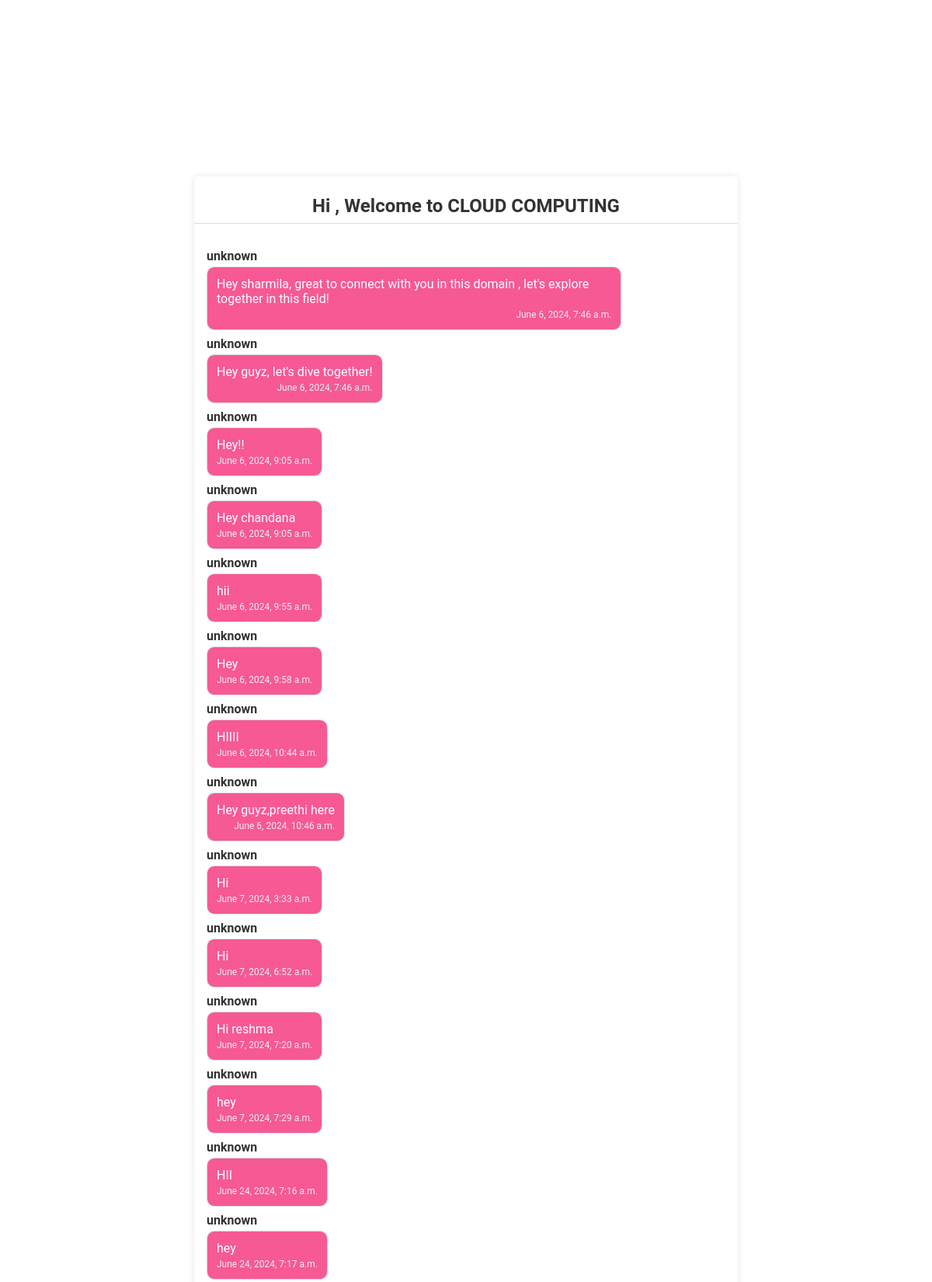
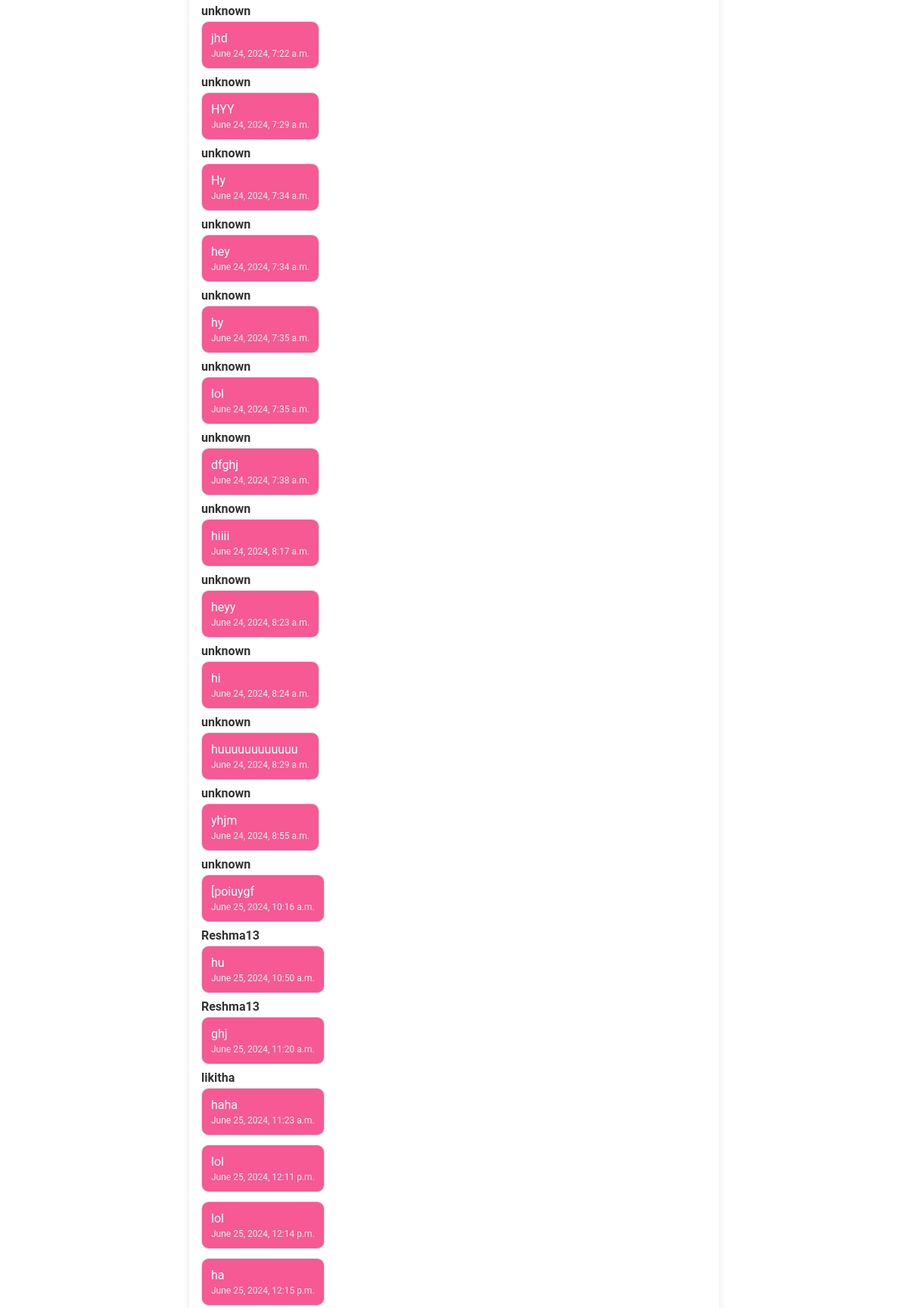
Page /room/CLOUD COMPUTING/Guest/ (upper part) on the committed database (2 pictures, top to bottom).
### chatroom/models.py (models this page shows, shortened)
class Room(models.Model):
    room_name = models.CharField(max_length=50)

class Message(models.Model):
    room = models.ForeignKey(Room, on_delete=models.CASCADE)
    author = models.CharField(max_length=50)  # Changed from 'sender' to 'author'
    content = models.TextField()  # Changed from 'message' to 'content'
    time_stamp = models.DateTimeField(auto_now_add=True)  # Add a timestamp field

### chatroom/views.py (the view)
# urls.py: path('room/<str:room_name>/<str:username>/', RoomView, name='room'),
def RoomView(request, room_name, username):
    if not username:
        return redirect('home')
    try:
        existing_room = Room.objects.get(room_name__iexact=room_name)
    except Room.DoesNotExist:
        return redirect('home')
    get_messages = Message.objects.filter(room=existing_room)
    context = {
        "messages": get_messages,
        "user": username,
        "room_name": existing_room.room_name
    }
    return render(request, 'room.html', context)

### templates/room.html (shortened to what this page needs)
<!DOCTYPE html>
<html>
<head>
</head>
<body>
    <div class="page-container">
        <h1>Hi {{ user_name }}, Welcome to {{ room_name }}</h1>
        <div class="chats-container" id="messages">
            {% for message in messages %}
                <div class="message-container {% if message.author == user_name %}me{% else %}others{% endif %}">
                    <div class="author">{{ message.author }}</div>
                    <div class="message {% if message.author == user_name %}me{% else %}others{% endif %}">
                        {{ message.content }}
                        <span class="timestamp">{{ message.time_stamp }}</span>
                    </div>
                </div>
            {% endfor %}
        </div>
    </div>
</body>
</html>

### templates/room.html (style rules this page uses)
* { margin: 0; padding: 0; box-sizing: border-box; font-family: 'Roboto', sans-serif; }
body { background-image: url('36949145.jpg'); background-size: cover; background-repeat: no-repeat; background-position: center; display: flex; justify-content: center; align-items: center; height: 100vh; }
.page-container { width: 80%; max-width: 700px; background: rgba(255, 255, 255, 0.8); border-radius: 5px; box-shadow: 0px 0px 10px 0px rgba(0, 0, 0, 0.1); display: flex; flex-direction: column; height: 90%; }
h1 { font-size: 1.5rem; text-align: center; margin: 1rem 0; color: #333; padding: 0.5rem; border-bottom: 1px solid #ddd; }
.chats-container { flex: 1; padding: 1rem; overflow-y: auto; display: flex; flex-direction: column; }
.message-container { display: flex; flex-direction: column; margin-bottom: 0.5rem; max-width: 80%; }
.message-container.others { align-self: flex-start; }
.message { padding: 0.75rem; border-radius: 10px; background-color: #f1f1f1; border: 1px solid #ddd; color: white; }
.message.others { background-color: #F65993; }
.author { font-weight: bold; margin-bottom: 0.25rem; color: #333; }
.timestamp { font-size: 0.75rem; color: #eee; text-align: right; display: block; margin-top: 0.25rem; }

### rows in the picture
Room: room_name "CLOUD COMPUTING"
Message: author "unknown", content "Hey sharmila, great to connect with you in this domain , let's explore together in this field!", time_stamp "June 6, 2024, 7:46 a.m."
Message: author "unknown", content "Hey guyz, let's dive together!", time_stamp "June 6, 2024, 7:46 a.m."
Message: author "unknown", content "Hey!!", time_stamp "June 6, 2024, 9:05 a.m."
Message: author "unknown", content "Hey chandana", time_stamp "June 6, 2024, 9:05 a.m."
Message: author "unknown", content "hii", time_stamp "June 6, 2024, 9:55 a.m."
Message: author "unknown", content "Hey", time_stamp "June 6, 2024, 9:58 a.m."
Message: author "unknown", content "HIIII", time_stamp "June 6, 2024, 10:44 a.m."
Message: author "unknown", content "Hey guyz,preethi here", time_stamp "June 6, 2024, 10:46 a.m."
Message: author "unknown", content "Hi", time_stamp "June 7, 2024, 3:33 a.m."
Message: author "unknown", content "Hi", time_stamp "June 7, 2024, 6:52 a.m."
Message: author "unknown", content "Hi reshma", time_stamp "June 7, 2024, 7:20 a.m."
Message: author "unknown", content "hey", time_stamp "June 7, 2024, 7:29 a.m."
Message: author "unknown", content "HII", time_stamp "June 24, 2024, 7:16 a.m."
Message: author "unknown", content "hey", time_stamp "June 24, 2024, 7:17 a.m."
Message: author "unknown", content "jhd", time_stamp "June 24, 2024, 7:22 a.m."
Message: author "unknown", content "HYY", time_stamp "June 24, 2024, 7:29 a.m."
Message: author "unknown", content "Hy", time_stamp "June 24, 2024, 7:34 a.m."
Message: author "unknown", content "hey", time_stamp "June 24, 2024, 7:34 a.m."
Message: author "unknown", content "hy", time_stamp "June 24, 2024, 7:35 a.m."
Message: author "unknown", content "lol", time_stamp "June 24, 2024, 7:35 a.m."
Message: author "unknown", content "dfghj", time_stamp "June 24, 2024, 7:38 a.m."
Message: author "unknown", content "hiiii", time_stamp "June 24, 2024, 8:17 a.m."
Message: author "unknown", content "heyy", time_stamp "June 24, 2024, 8:23 a.m."
Message: author "unknown", content "hi", time_stamp "June 24, 2024, 8:24 a.m."
Message: author "unknown", content "huuuuuuuuuuuu", time_stamp "June 24, 2024, 8:29 a.m."
Message: author "unknown", content "yhjm", time_stamp "June 24, 2024, 8:55 a.m."
Message: author "unknown", content "[poiuygf", time_stamp "June 25, 2024, 10:16 a.m."
Message: author "Reshma13", content "hu", time_stamp "June 25, 2024, 10:50 a.m."
Message: author "Reshma13", content "ghj", time_stamp "June 25, 2024, 11:20 a.m."
Message: author "likitha", content "haha", time_stamp "June 25, 2024, 11:23 a.m."
Message: content "lol", time_stamp "June 25, 2024, 12:11 p.m."
Message: content "lol", time_stamp "June 25, 2024, 12:14 p.m."
Message: content "ha", time_stamp "June 25, 2024, 12:15 p.m."
